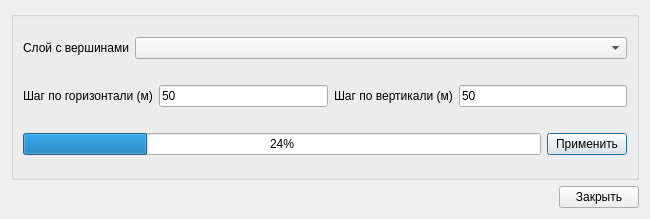
<?xml version="1.0" encoding="UTF-8"?>
<ui version="4.0">
 <class>Dialog</class>
 <widget class="QDialog" name="Dialog">
  <property name="geometry">
   <rect>
    <x>0</x>
    <y>0</y>
    <width>650</width>
    <height>219</height>
   </rect>
  </property>
  <property name="windowTitle">
   <string>Создать тепловую карту</string>
  </property>
  <layout class="QVBoxLayout" name="verticalLayout_2">
   <item>
    <layout class="QGridLayout" name="gridLayout">
     <item row="0" column="0">
      <widget class="QGroupBox" name="groupBox">
       <property name="sizePolicy">
        <sizepolicy hsizetype="Expanding" vsizetype="Expanding">
         <horstretch>0</horstretch>
         <verstretch>0</verstretch>
        </sizepolicy>
       </property>
       <property name="title">
        <string/>
       </property>
       <layout class="QGridLayout" name="gridLayout_3">
        <property name="topMargin">
         <number>0</number>
        </property>
        <property name="bottomMargin">
         <number>0</number>
        </property>
        <item row="3" column="0">
         <layout class="QHBoxLayout" name="horizontalLayout_6">
          <item>
           <widget class="QProgressBar" name="progressBar">
            <property name="value">
             <number>24</number>
            </property>
           </widget>
          </item>
          <item>
           <widget class="QPushButton" name="pushButton_3">
            <property name="text">
             <string>Применить</string>
            </property>
           </widget>
          </item>
         </layout>
        </item>
        <item row="0" column="0">
         <layout class="QGridLayout" name="gridLayout_2">
          <item row="1" column="0">
           <layout class="QVBoxLayout" name="verticalLayout_3">
            <item>
             <layout class="QHBoxLayout" name="horizontalLayout">
              <item>
               <widget class="QLabel" name="label">
                <property name="sizePolicy">
                 <sizepolicy hsizetype="Fixed" vsizetype="Fixed">
                  <horstretch>0</horstretch>
                  <verstretch>0</verstretch>
                 </sizepolicy>
                </property>
                <property name="text">
                 <string>Слой с вершинами</string>
                </property>
               </widget>
              </item>
              <item>
               <widget class="QComboBox" name="comboBox_2"/>
              </item>
             </layout>
            </item>
           </layout>
          </item>
         </layout>
        </item>
        <item row="1" column="0">
         <layout class="QHBoxLayout" name="horizontalLayout_2">
          <item>
           <widget class="QLabel" name="label_3">
            <property name="text">
             <string>Шаг по горизонтали (м)</string>
            </property>
           </widget>
          </item>
          <item>
           <widget class="QLineEdit" name="lineEdit">
            <property name="text">
             <string>50</string>
            </property>
           </widget>
          </item>
          <item>
           <widget class="QLabel" name="label_2">
            <property name="text">
             <string>Шаг по вертикали (м)</string>
            </property>
           </widget>
          </item>
          <item>
           <widget class="QLineEdit" name="lineEdit_2">
            <property name="text">
             <string>50</string>
            </property>
           </widget>
          </item>
         </layout>
        </item>
       </layout>
      </widget>
     </item>
    </layout>
   </item>
   <item>
    <layout class="QVBoxLayout" name="verticalLayout">
     <item>
      <layout class="QGridLayout" name="gridLayout_4">
       <item row="0" column="0">
        <layout class="QHBoxLayout" name="horizontalLayout_5">
         <item>
          <spacer name="horizontalSpacer_3">
           <property name="orientation">
            <enum>Qt::Horizontal</enum>
           </property>
           <property name="sizeType">
            <enum>QSizePolicy::Expanding</enum>
           </property>
           <property name="sizeHint" stdset="0">
            <size>
             <width>40</width>
             <height>20</height>
            </size>
           </property>
          </spacer>
         </item>
         <item>
          <widget class="QPushButton" name="pushButton">
           <property name="sizePolicy">
            <sizepolicy hsizetype="Preferred" vsizetype="Preferred">
             <horstretch>0</horstretch>
             <verstretch>0</verstretch>
            </sizepolicy>
           </property>
           <property name="text">
            <string>Закрыть</string>
           </property>
          </widget>
         </item>
        </layout>
       </item>
      </layout>
     </item>
    </layout>
   </item>
  </layout>
 </widget>
 <resources/>
 <connections/>
</ui>
